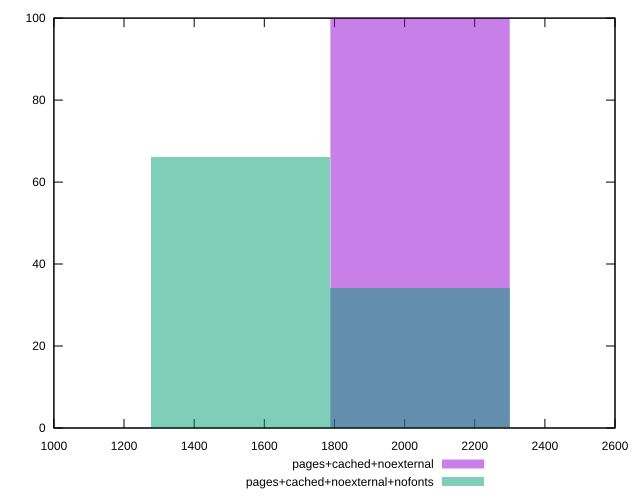

The gnuplot source for this figure:
reset
set terminal svg size 640, 500
set output "reprap/first-contentful-paint/comparison/histogram/5_vs_6.svg"

$pagesCachedNoexternal <<EOF
2036.7089222051493 100
EOF

$pagesCachedNoexternalNofonts <<EOF
1527.531691653862 66
2036.7089222051493 34
EOF

set key outside below
set boxwidth 509.1772305512873
set yrange [0:100]
set style fill transparent solid 0.5 noborder

plot \
  $pagesCachedNoexternal title "pages+cached+noexternal" with boxes, \
  $pagesCachedNoexternalNofonts title "pages+cached+noexternal+nofonts" with boxes, \


reset
